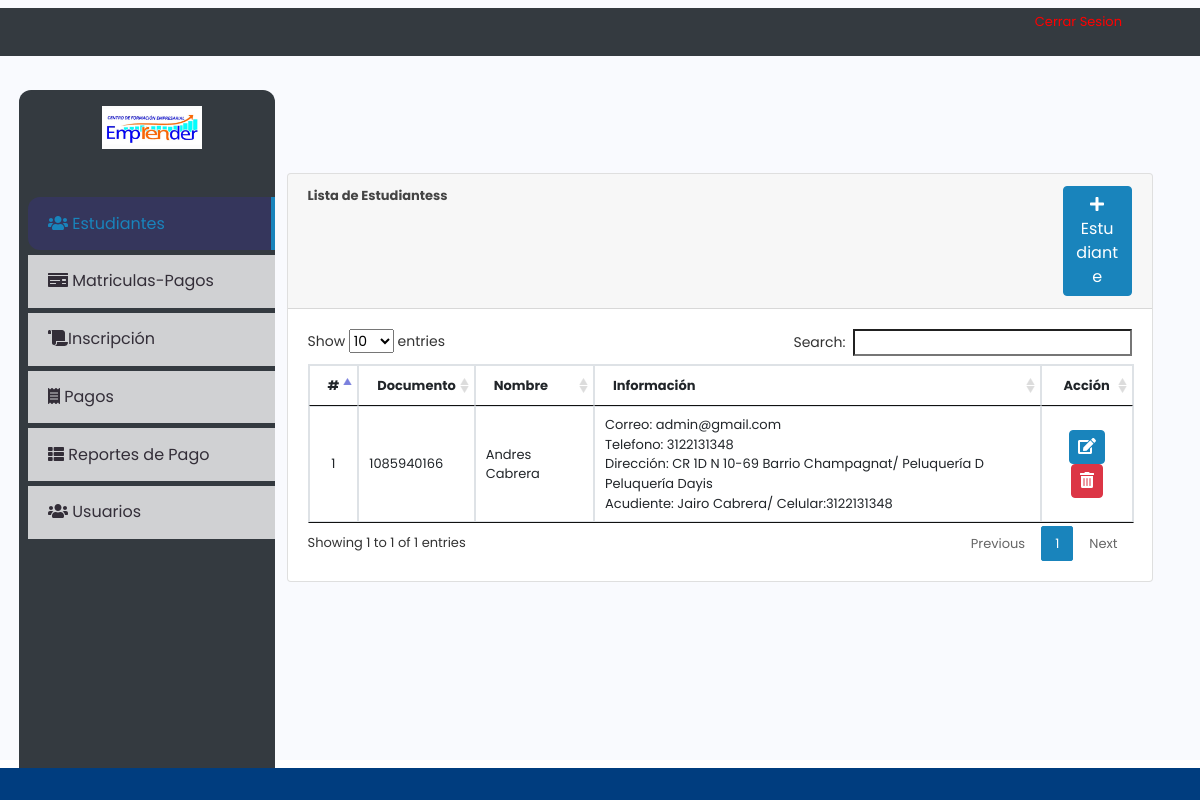
The app's page /index.php?page=students (signed in) with its own data.
### tables this page shows
CREATE TABLE `student` (
  `id` int(30) NOT NULL AUTO_INCREMENT,
  `id_no` varchar(100) NOT NULL,
  `name` text NOT NULL,
  `contact` varchar(100) NOT NULL,
  `address` text NOT NULL,
  `email` varchar(200) NOT NULL,
  `date_created` datetime NOT NULL DEFAULT current_timestamp(),
  `acudiente` varchar(255) NOT NULL,
  `acerca` varchar(255) NOT NULL,
  PRIMARY KEY (`id`)
);

### students.php (the view, shortened to what this page needs)
<?php include('db_connect.php'); ?>
<div class="container-fluid">
	<div class="col-lg-12">
		<div class="row">
			<div class="col-md-12">
				<div class="card">
					<div class="card-header">
						<b>Lista de Estudiantess </b>
						<span class="float:right"><a class="btn btn-primary col-md-1 col-sm-6 float-right" href="javascript:void(0)" id="new_student">
								<i class="fa fa-plus"></i> Estudiante
							</a></span>
					</div>
					<div class="card-body">
						<table class="table table-condensed table-bordered table-hover">
							<thead>
								<tr>
									<th class="text-center">#</th>
									<th class="">Documento</th>
									<th class="">Nombre</th>
									<th class="">Información</th>
									<th class="text-center">Acción</th>
								</tr>
							</thead>
							<tbody>
								<?php
								$i = 1;
								$student = $conn->query("SELECT * FROM student order by name asc ");
								while ($row = $student->fetch_assoc()) :
								?>
									<tr>
										<td class="text-center"><?php echo $i++ ?></td>
										<td>
											<?php echo $row['id_no'] ?>
										</td>
										<td>
											<?php echo ucwords($row['name']) ?>
										</td>
										<td class="">
											<p>Correo: <?php echo $row['email'] ?></p>
											<p>Telefono: <?php echo $row['contact'] ?></p>
											<p>Dirección: <?php echo $row['address'] ?></p>
											<p>Acudiente: <?php echo $row['acudiente'] ?></p>
										</td>
										<td class="text-center">
											<button class="btn btn-primary edit_student" type="button" data-id="<?php echo $row['id'] ?>"><i class="fa fa-edit"></i></button>
											<button class="btn btn-danger delete_student" type="button" data-id="<?php echo $row['id'] ?>"><i class="fa fa-trash-alt"></i></button>
										</td>
									</tr>
								<?php endwhile; ?>
							</tbody>
						</table>
					</div>
				</div>
			</div>
		</div>
	</div>
</div>

### assets/css/style.css (style rules this page uses)
body { font-family: "Poppins", sans-serif; color: #444444; width: 100%; height: calc(100%); font-size: .813rem; background-color: #f9fafe; }
a { color: #fc7d1c; }
.btn-primary { color: #fff; background-color: #1984bc; border-color: #1984bc; }
.btn.edit_course, .btn.delete_course, .btn.view_payment, .btn.edit_fees, .btn.delete_fees, .btn.edit_student, .btn.delete_student, .btn.edit_payment, .btn.delete_payment { padding: 4px 8px; }

### students.php (style rules this page uses)
td { vertical-align: middle !important; }
td p { margin: unset }

### records on screen
student: id_no "1085940166", name "Andres Cabrera", email "admin@gmail.com", contact "3122131348", address "CR 1D N 10-69 Barrio Champagnat/ Peluquería D Peluquería Dayis", acudiente "Jairo Cabrera/ Celular:3122131348"
